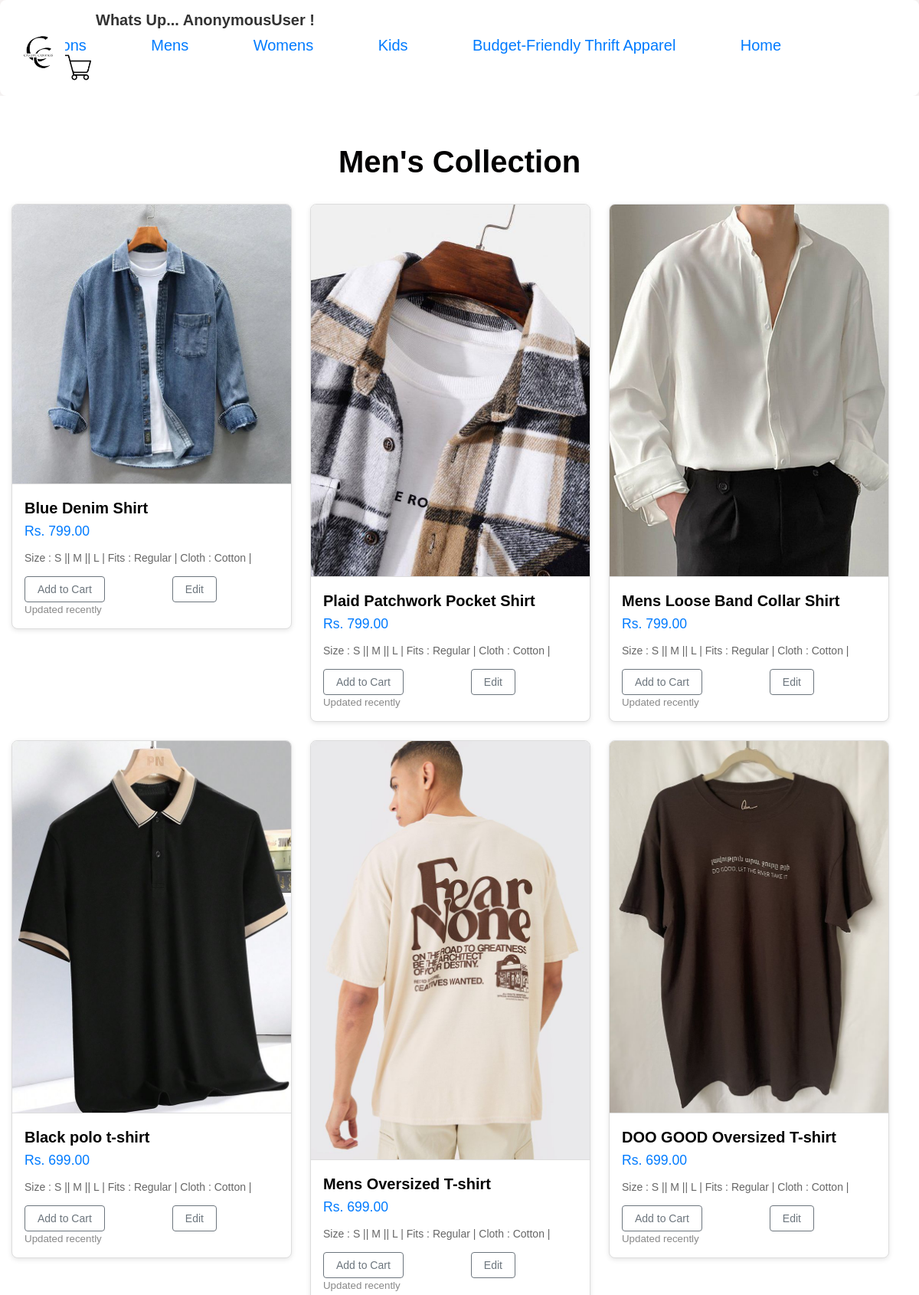
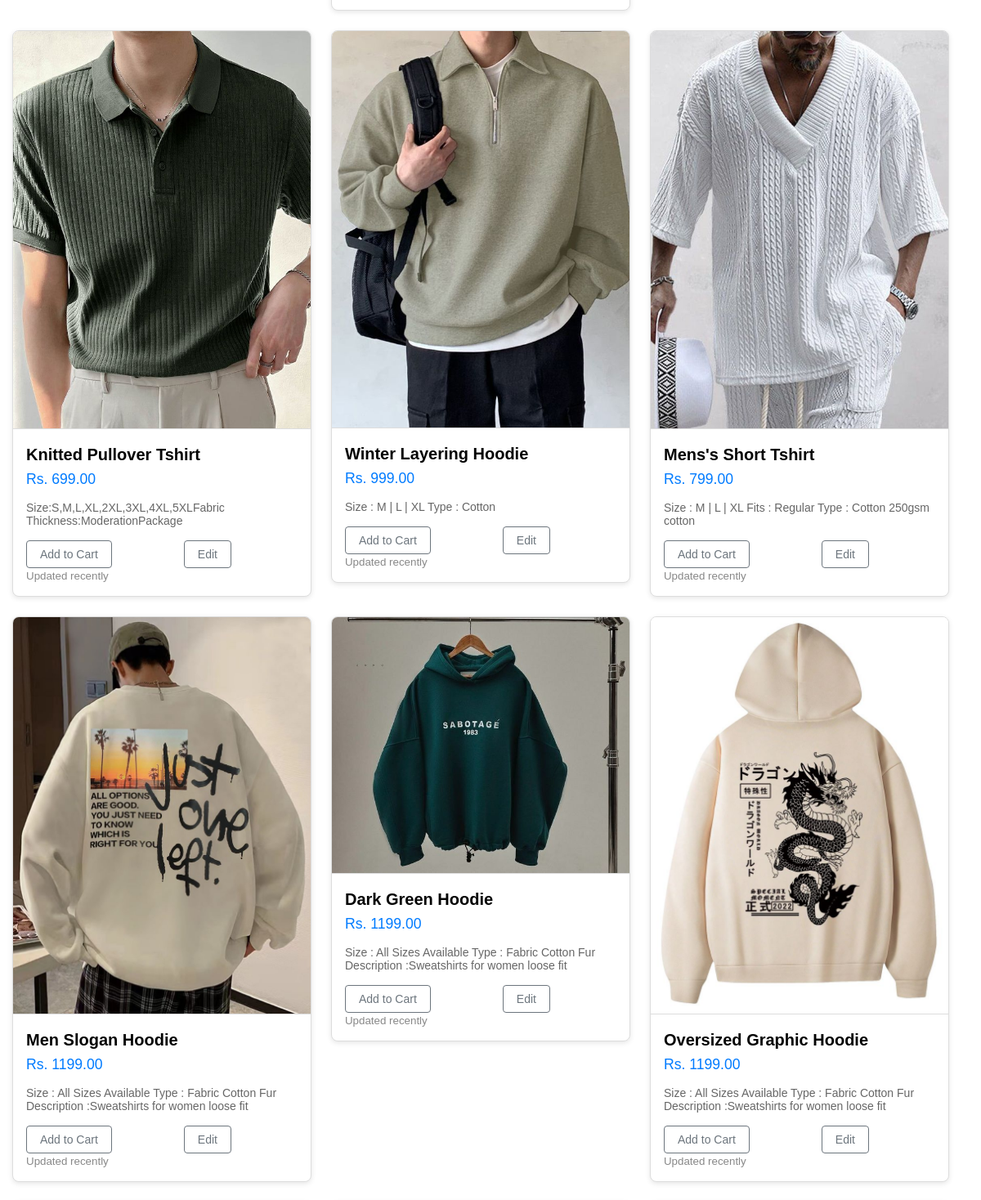
Screenshot of /mlist (upper part) with the database file from the repository (2 pictures, top to bottom).
### canva_app/models.py (models this page shows)
class Product(models.Model):
    product_name=models.CharField(max_length=60)
    product_price=models.DecimalField(max_digits=10, decimal_places=2)
    description=models.TextField(max_length=600)
    image=models.ImageField(upload_to='image',default='')
    category=models.ForeignKey(Category,on_delete=models.CASCADE)
    class Meta:
        db_table='Product'

### canva_app/views.py (the view)
# urls.py: path('mlist',v.men_list,name='mlist'),
def men_list(request):
    if request.method == 'POST':
        f = Product(request.POST, request.FILES)
        if f.is_valid():
            f.save()
    ml = Product.objects.all()
    context = {'ml': ml}
    return render(request, 'mens.html', context)

### canva_app/templates/mens.html (shortened to what this page needs)
{% include 'base2.html' %}
{% block body %}
<!DOCTYPE html>
<html lang="en">
<head>
</head>
<body>
    <div class="album">
        <div class="container">
            <h1>Men's Collection</h1>
            <div class="row">
                {% for i in ml %}
                <div class="col">
                    <div class="card">
                        {% if i.image %}
                        <img src="{{ i.image.url }}" alt="{{ i.product_name }}" style="width:100%; height: auto;">
                        {% else %}
                        <div class="card-body">
                            <p class="card-text">No image available</p>
                        </div>
                        {% endif %}
                        <div class="card-body">
                            <p class="card-title">{{ i.product_name }}</p>
                            <p class="card-price">Rs. {{ i.product_price }}</p>
                            <p class="card-description">{{ i.description }}</p>
                            <div class="d-flex justify-content-between align-items-center">
                                <div class="btn-group">
                                    <a href="add_to_cart/{{ i.id }}" class="btn btn-sm btn-outline-secondary">Add to Cart</a>
                                    <a href="" class="btn btn-sm btn-outline-secondary">Edit</a>
                                </div>
                                <small class="text-body-secondary">Updated recently</small>
                            </div>
                        </div>
                    </div>
                </div>
                {% endfor %}
            </div>
        </div>
    </div>
</body>
</html>
{% endblock %}

### canva_app/templates/base2.html (shortened to what this page needs)
<!DOCTYPE html>
<html lang="en">
<head>
</head>
<body>
    <div>
        <div class="collect">
            <h4 class="welcome">Whats Up... {{user}} !</h4>
            <a href="collections">Collections</a>
            <a href="mlist">Mens</a>
            <a href="wlist">Womens</a>
            <a href="klist">Kids</a>
            <a href="elist">Budget-Friendly Thrift Apparel</a>
            <a href="/">Home</a>
            <a href="clist"><img src="static/images/shopping-cart.png" alt="Cart Image" style="height: 34px;"></a>
            <div class="logo">
                <img src='/static/images/logo.jpg' alt="logo" height="70px" width="70px">
            </div>
        </div>
    </div>
</body>
</html>

### canva_app/templates/base2.html (style rules this page uses)
* { margin: 0; padding: 0; box-sizing: border-box; }
body { font-family: Arial, Helvetica, sans-serif; background-color: #faf9de; background-color: rgb(249, 247, 218); background-color: hsl(56, 74%, 93%); color: #333; padding: 10px; scroll-behavior: smooth; }
.collect { background-color: #fff; padding: 15px; box-shadow: 0 0 10px rgba(223, 96, 96, 0.1); border-radius: 8px; scroll-behavior: smooth; }
h4 { font-size: 20px; margin-bottom: 10px; color: #333; }
a { text-decoration: none; color: #007BFF; margin-right:80px; font-size: 20px; }
.logo { float: left; border: none; background-color: transparent; position: relative; top: -40px; }
.welcome { padding-left: 110px; }

### canva_app/templates/mens.html (style rules this page uses)
body { font-family: 'Arial', sans-serif; background-color: #f5f5f5; margin: 0; padding: 0; }
.album { padding: 4rem 0; background-color: #ffffff; }
.container { max-width: 1200px; margin: 0 auto; padding: 0 15px; }
h1 { font-size: 2.5rem; color: #020001; text-align: center; margin-bottom: 2rem; }
.row { display: flex; flex-wrap: wrap; gap: 1.5rem; }
.col { flex: 1 0 100%; max-width: calc(33.3333% - 1.5rem); box-sizing: border-box; }
.card { background-color: #fff; border: 1px solid #ddd; border-radius: 8px; overflow: hidden; box-shadow: 0 2px 6px rgba(0, 0, 0, 0.1); transition: transform 0.3s ease, box-shadow 0.3s ease; }
.card img { width: 100%; height: 200px; object-fit: cover; border-bottom: 1px solid #ddd; }
.card-body { padding: 1rem; }
.card-title { font-size: 1.25rem; font-weight: 600; margin-bottom: 0.5rem; color: hwb(0 1% 99%); }
.card-price { font-size: 1.1rem; color: #007bff; margin-bottom: 1rem; }
.card-description { font-size: 0.875rem; color: #666; margin-bottom: 1rem; }
.btn-group { display: flex; gap: 0.5rem; }
.btn { display: inline-block; font-weight: 500; color: #007bff; text-align: center; cursor: pointer; background-color: transparent; border: 1px solid #007bff; padding: 0.5rem 1rem; font-size: 0.875rem; border-radius: 4px; text-decoration: none; transition: background-color 0.3s ease, color 0.3s ease; }
.btn-outline-secondary { border-color: #6c757d; color: #6c757d; }
.text-body-secondary { color: #888; }

### rows the page displays
Product: image (picture), product_name "Blue Denim Shirt", product_price "799.00", description "Size : S || M || L | Fits : Regular | Cloth : Cotton |"
Product: image (picture), product_name "Plaid Patchwork Pocket Shirt", product_price "799.00", description "Size : S || M || L | Fits : Regular | Cloth : Cotton |"
Product: image (picture), product_name "Mens Loose Band Collar Shirt", product_price "799.00", description "Size : S || M || L | Fits : Regular | Cloth : Cotton |"
Product: image (picture), product_name "Black polo t-shirt", product_price "699.00", description "Size : S || M || L | Fits : Regular | Cloth : Cotton |"
Product: image (picture), product_name "Mens Oversized T-shirt", product_price "699.00", description "Size : S || M || L | Fits : Regular | Cloth : Cotton |"
Product: image (picture), product_name "DOO GOOD Oversized T-shirt", product_price "699.00", description "Size : S || M || L | Fits : Regular | Cloth : Cotton |"
Product: image (picture), product_name "Knitted Pullover Tshirt", product_price "699.00", description "Size:S,M,L,XL,2XL,3XL,4XL,5XLFabric Thickness:ModerationPackage"
Product: image (picture), product_name "Winter Layering Hoodie", product_price "999.00", description "Size : M | L | XL Type : Cotton"
Product: image (picture), product_name "Mens's Short Tshirt", product_price "799.00", description "Size : M | L | XL Fits : Regular Type : Cotton 250gsm cotton"
Product: image (picture), product_name "Men Slogan Hoodie", product_price "1199.00", description "Size : All Sizes Available Type : Fabric Cotton Fur Description :Sweatshirts for women loose fit"
Product: image (picture), product_name "Dark Green Hoodie", product_price "1199.00", description "Size : All Sizes Available Type : Fabric Cotton Fur Description :Sweatshirts for women loose fit"
Product: image (picture), product_name "Oversized Graphic Hoodie", product_price "1199.00", description "Size : All Sizes Available Type : Fabric Cotton Fur Description :Sweatshirts for women loose fit"

### other values shown
{{ user }} "AnonymousUser"
